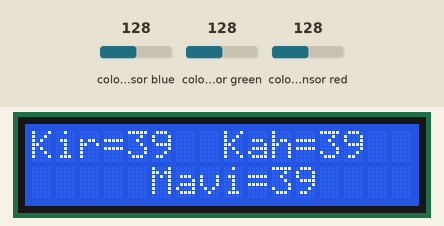
Simulated run of this sketch. Board: Arduino Uno, built with avr-gcc and run on an emulated ATmega328P. Shown: 16×2 character LCD. Wiring (inferred from the names in the program): TCS3200 colour sensor: output pin 10; S2 pin 8; S3 pin 9; S0 pin 6; S1 pin 7. The test bench sets the inputs (shaded band); at power-on: colour sensor blue 128, colour sensor green 128, colour sensor red 128.

Above: at 1.2 s.
1.3 s: colour sensor blue set to 5
At 2.2 s:
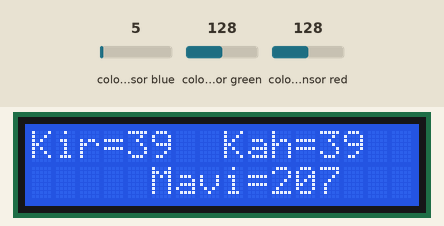
2.9 s: colour sensor blue set to 64
At 4.2 s:
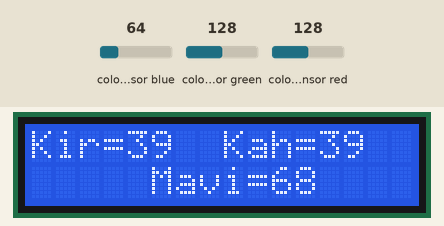
4.5 s: colour sensor green set to 5
At 5.4 s:
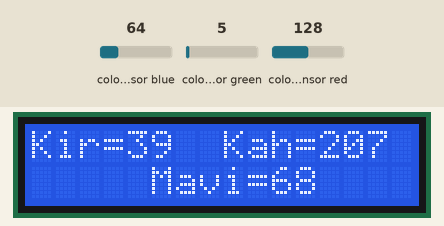
6.2 s: colour sensor red set to 5
At 7.8 s:
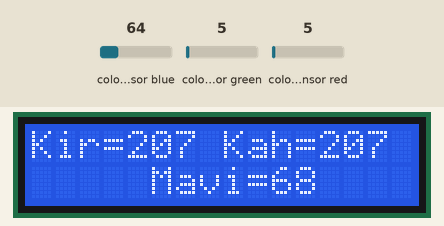
Timing chart, 0 to 8.9 s (numbered marks = the images above; inputs shaded):
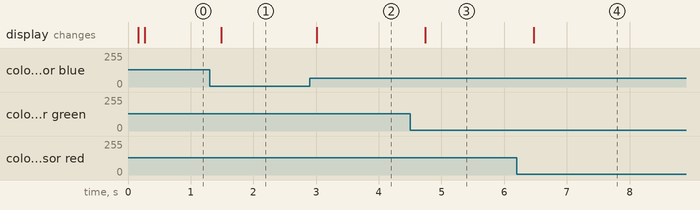

The sketch:

sketch_jan02a.ino
```cpp
#include <LiquidCrystal.h>
LiquidCrystal lcd(12,11,5,4,3,2);
    #define S0 6
    #define S1 7
    #define S2 8
    #define S3 9
    #define sensorOut 10
    int frequency = 0;
    void setup() {
      pinMode(S0, OUTPUT);
      pinMode(S1, OUTPUT);
      pinMode(S2, OUTPUT);
      pinMode(S3, OUTPUT);
      pinMode(sensorOut, INPUT);

      // Frekans ölçekleme oranını% 20'ye ayarlama
      digitalWrite(S0,HIGH);
      digitalWrite(S1,LOW);
      lcd.begin(16,2);
    }
    void loop() {
    // Okunacak kırmızı filtrelenmiş fotodiyotların ayarlanması
      digitalWrite(S2,LOW);
      digitalWrite(S3,LOW);
      // Reading the output frequency
      frequency = pulseIn(sensorOut, LOW);
      // Printing the value on the serial monitor
      lcd.setCursor(0,0);
      lcd.print("Kir=");//printing name
      lcd.print(frequency);//printing RED color frequency
      lcd.print(" ");
      delay(100);
      // Setting Green filtered photodiodes to be read
      digitalWrite(S2,HIGH);
      digitalWrite(S3,HIGH);
      // Reading the output frequency
      frequency = pulseIn(sensorOut, LOW);
      // Printing the value on the serial monitor
      lcd.setCursor(8,0);
      lcd.print("Kah=");//printing name
      lcd.print(frequency);//printing RED color frequency
      lcd.print("  ");
      delay(100);
      // Setting Blue filtered photodiodes to be read
      digitalWrite(S2,LOW);
      digitalWrite(S3,HIGH);
      // Reading the output frequency
      lcd.setCursor(5,1);
      frequency = pulseIn(sensorOut, LOW);
      // Printing the value on the serial monitor
      lcd.print("Mavi=");//printing name
      lcd.print(frequency);//printing RED color frequency
      lcd.println("     ");
      delay(100);
    }
```

Measured:
- after the input at 1.3 s, the display: changes after 0.19 s (image 1)
- after the input at 2.9 s, the display: changes after 0.11 s (image 2)
- after the input at 4.5 s, the display: changes after 0.24 s (image 3)
- after the input at 6.2 s, the display: changes after 0.27 s (image 4)
